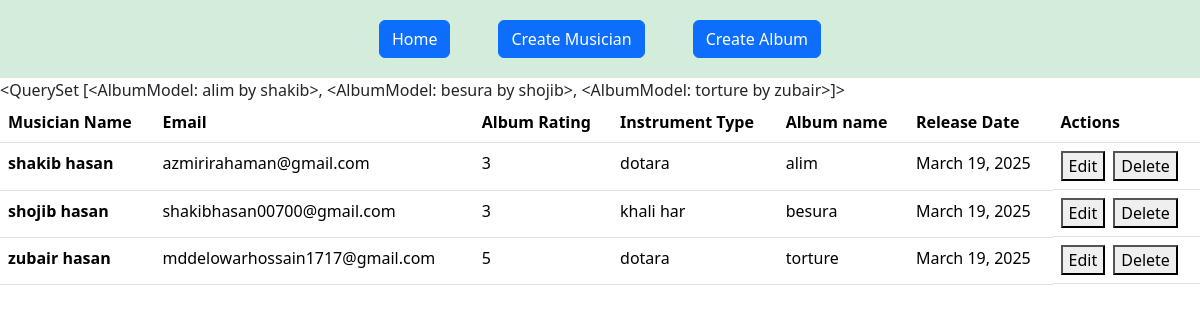
The app's page /, older data.
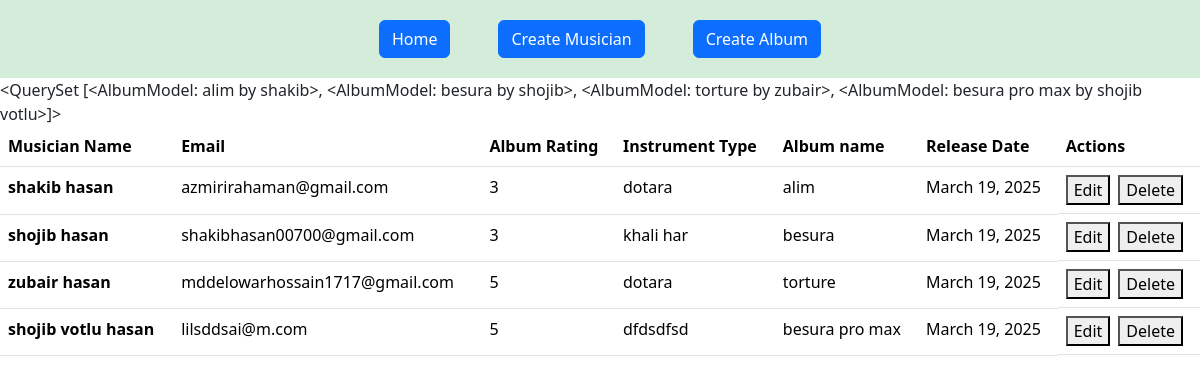
The same page, newer data.
### album/models.py (models this page shows)
class AlbumModel(models.Model):
    album_name = models.CharField(max_length=100)
    release_date = models.DateField()
    rating = models.IntegerField(choices=[(1,1),(2,2),(3,3),(4,4),(5,5)])
    muscian = models.ForeignKey(MusicianModel, on_delete=models.CASCADE ,related_name='albums')
    def __str__ (self):
        return f"{self.album_name} by {self.muscian.first_name}"

### musician/models.py (models this page shows, shortened)
class MusicianModel(models.Model):
    first_name = models.CharField(max_length=100)
    last_name = models.CharField(max_length=100)
    email = models.EmailField(unique=True)
    phone_num = models.CharField(max_length=15)
    instrument_Type = models.CharField(max_length=100)

### Musicians_Directory/views.py (the view)
# urls.py: 2. Add a URL to urlpatterns:  path('', views.home, name='home')
def home(request):
    album_list = AlbumModel.objects.all()
    return render(request,'home.html',{'album_list': album_list})

### templates/home.html (shortened to what this page needs)
{% extends "base.html" %}
{% block main_content %}
{{album_list}}
<table class="table">
    <thead>
      <tr>
        <th scope="col">Musician Name</th>
        <th scope="col">Email</th>
        <th scope="col">Album Rating</th>
        <th scope="col">Instrument Type</th>
        <th scope="col">Album name</th>
        <th scope="col">Release Date</th>
        <th scope="col">Actions</th>
      </tr>
    </thead>
    <tbody>
      {% for x in  album_list %}
      <tr>
        <th scope="row">{{x.muscian.first_name}} {{x.muscian.last_name}}</th>
        <td>{{x.muscian.email}}</td>
        <td>{{x.rating}}</td>
        <td>{{x.muscian.instrument_Type}}</td>
        <td>{{x.album_name}}</td>
        <td>{{x.release_date}}</td>
        <td class="d-flex gap-2">
           <a href="{% url "edit_album" x.id %}"><button>Edit</button></a>
           <a href="{% url "delete_album" x.id %}"><button>Delete</button></a>
        </td>
      </tr>
      {% endfor %}
    </tbody>
  </table>
{% endblock  %}

Row changes from the older to the newer data that the page shows:
computed for AlbumModel "alim": album_name+muscian "<QuerySet [<AlbumModel: alim by shakib>, <AlbumModel: besura by shojib>, <AlbumModel: torture by zubair>]>" → "<QuerySet [<AlbumModel: alim by shakib>, <AlbumModel: besura by shojib>, <AlbumModel: torture by zubair>, <AlbumModel: besura pro max by shojib votlu>]>"
added AlbumModel: muscian.first_name "shojib votlu", muscian.last_name "hasan", muscian.email "lilsddsai@m.com", rating "5", muscian.instrument_Type "dfdsdfsd", album_name "besura pro max", release_date "March 19, 2025"
